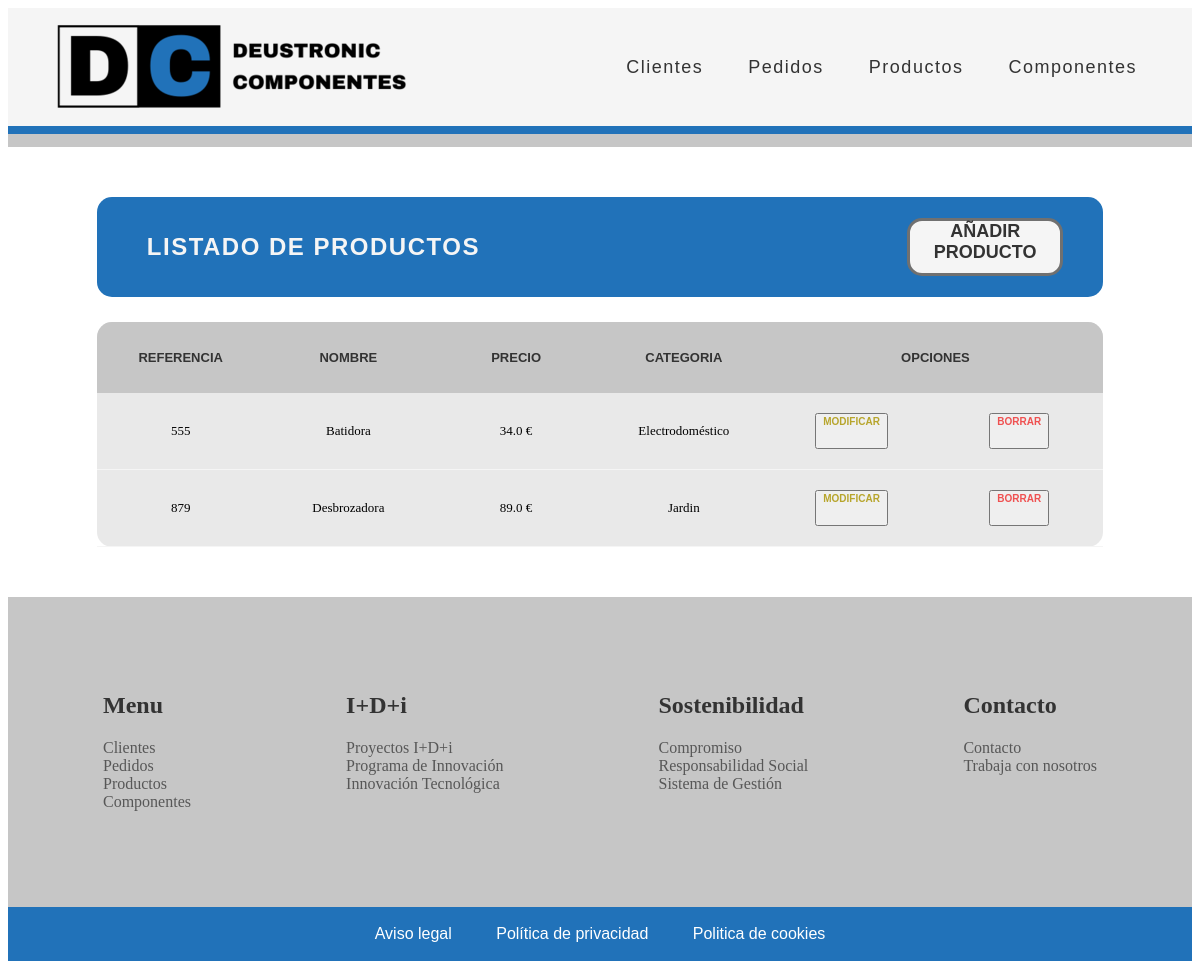
The page /appGestionPedidos/producto/list on the database as committed earlier.
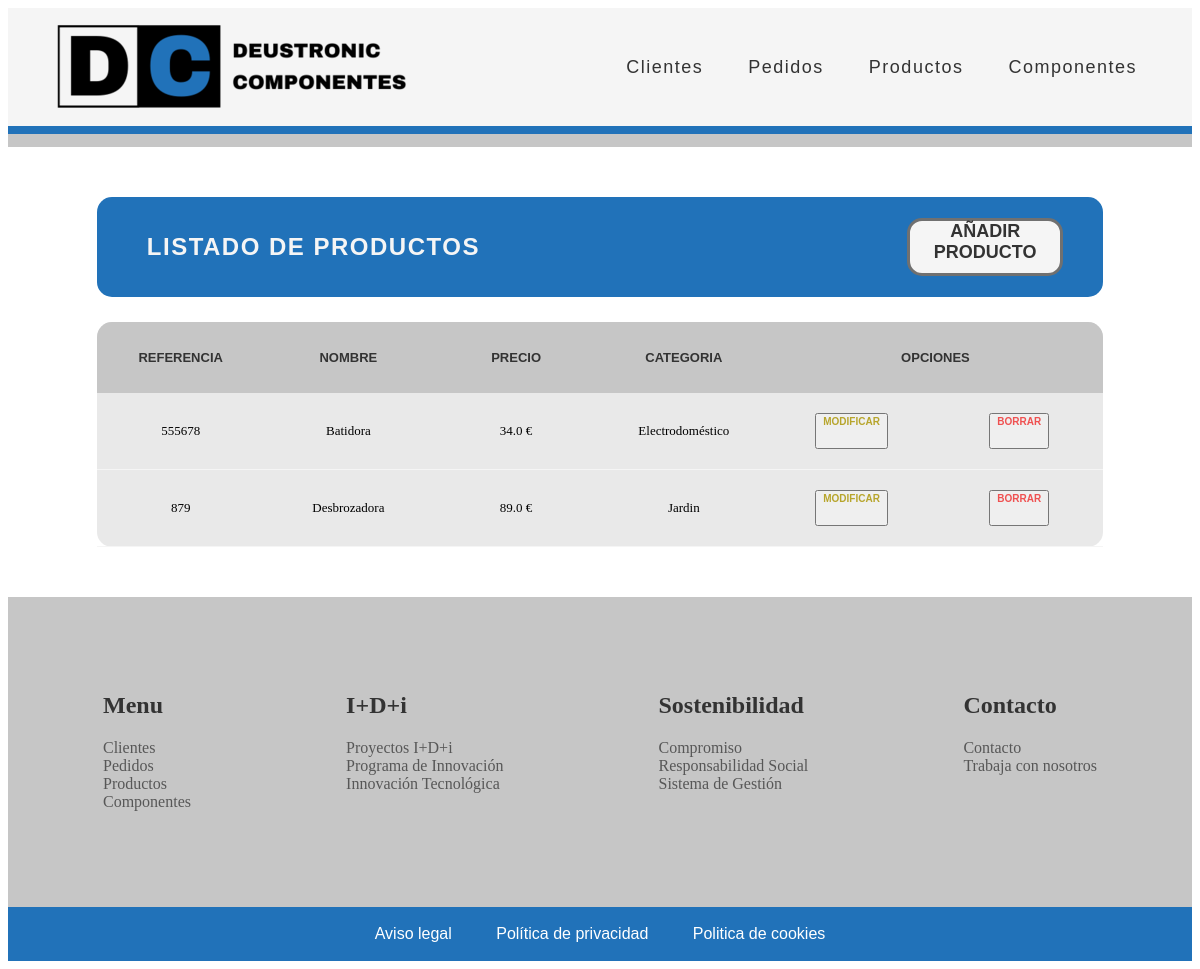
The same page on the database as committed later.
### appGestionPedidos/models.py (models this page shows, shortened)
class Producto(models.Model):
    referencia = models.IntegerField(unique=True)
    precio = models.FloatField()
    nombre = models.CharField(max_length=16)
    descripcion = models.CharField(max_length=60)
    categoria = models.ForeignKey(Categoria, on_delete=models.CASCADE)
    componente = models.ManyToManyField(Componente)

class Categoria(models.Model):
    nombre = models.CharField(max_length=16)
    def __str__(self):
       return f"{self.nombre}"

### appGestionPedidos/views.py (the view)
# urls.py: path('producto/list', views.ProductoListView.as_view(), name='producto'),
class ProductoListView(ListView):
    model = Producto
    paginate_by = 2

### appGestionPedidos/templates/appGestionPedidos/producto_list.html (shortened to what this page needs)
{% extends "base.html" %}
{% load static %}
{% block contenido %}
<div class="main_container">
    <div class="main_title_container">
        <div class="main_title">
            <h2>LISTADO DE PRODUCTOS</h2>
        </div>
        <a href="/appGestionPedidos/producto/create" alt="crear_cliente">AÑADIR PRODUCTO</a>
    </div>
    <div class="main_table_container">
        {% if producto_list %}
        <table class="main_table">
            <thead>
                <tr>
                    <th>Referencia</th>
                    <th>Nombre</th>
                    <th>Precio</th>
                    <th>Categoria</th>
                    <th class="main_table_esp_1" colspan="2">Opciones</th>
                </tr>
            </thead>
            {% for producto in producto_list %}
            <tbody class="main_table_contenido">
                <tr>
                    <td>{{ producto.referencia }}</td>
                    <td>{{ producto.nombre }}</td>
                    <td>{{ producto.precio }} €</td>
                    <td>{{ producto.categoria }}</td>
                    <td class="main_table_esp_modificar">
                        <button><a href="/appGestionPedidos/modificar-producto/{{ producto.id }}">MODIFICAR</a></button>
                    </td>
                    <td class="main_table_esp_borrar">
                        <button><a class="btnEliminacion" href="/appGestionPedidos/eliminar-producto/{{ producto.id }}">BORRAR</a></button>
                    </td>
                </tr>
            </tbody>
            {% endfor %}
        </table>
        {% else %}
        <p>No hay productos creados.</p>
        {% endif %}
    </div>
</div>
{% endblock %}

Rows that differ between the two databases and show on the page:
changed Producto "Batidora": referencia "555" → "555678"
